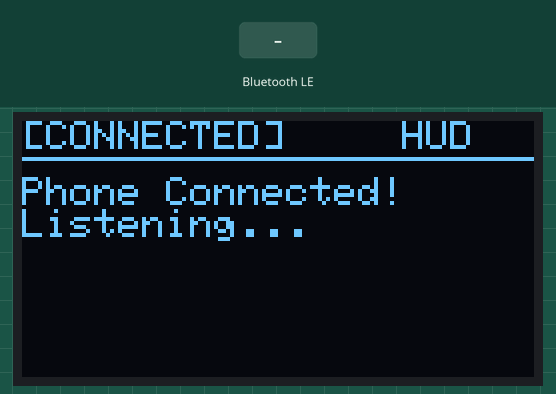
This sketch was run on a simulated ESP32. Shown: 128×64 one-colour display. The inputs (shaded band) are chosen by the test bench. Nothing arrives over Bluetooth unless stated; a phone connects over Bluetooth LE 3 s after start; what the sketch prints to the serial monitor is not drawn.

Above: at 3.7 s.
3.8 s: Bluetooth LE write "1" received
At 5.0 s:
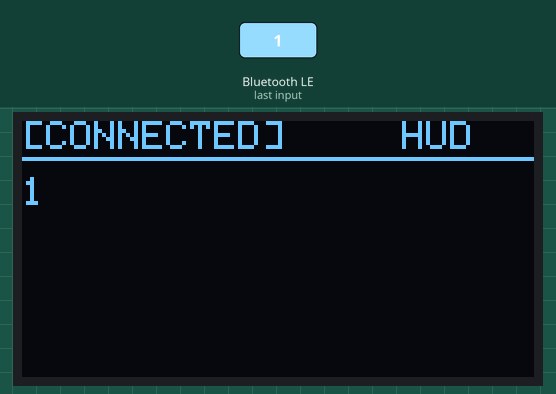
5.3 s: Bluetooth LE write "0" received
At 6.2 s:
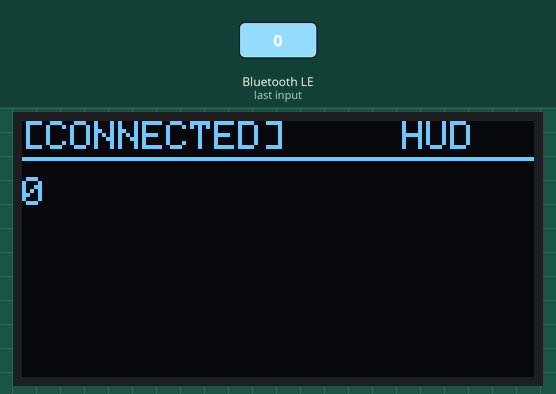
6.8 s: Bluetooth LE write "2" received
Timing chart, 0 to 9.8 s (numbered marks = the images above; inputs shaded):
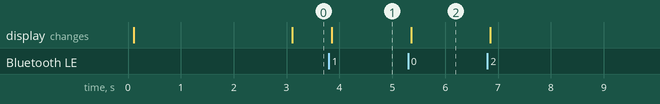

The sketch:

SmartGlasses_ESP32.ino
```cpp
/*
 * Smart Glasses / Listening Aid - ESP32 BLE + OLED Firmware
 *
 * Hardware:
 * - ESP32 Development Board (ESP32-WROOM-32 / NodeMCU ESP32)
 * - 0.96" or 0.91" I2C OLED Display (SSD1306 Driver)
 *
 * Wiring:
 * - OLED VCC -> ESP32 3.3V
 * - OLED GND -> ESP32 GND
 * - OLED SDA -> ESP32 GPIO 21
 * - OLED SCL -> ESP32 GPIO 22
 */

#include <Wire.h>
#include <Adafruit_GFX.h>
#include <Adafruit_SSD1306.h>
#include <BLEDevice.h>
#include <BLEServer.h>
#include <BLEUtils.h>
#include <BLE2902.h>

#define SCREEN_WIDTH 128
#define SCREEN_HEIGHT 64
#define OLED_RESET    -1
#define SCREEN_ADDRESS 0x3C

Adafruit_SSD1306 display(SCREEN_WIDTH, SCREEN_HEIGHT, &Wire, OLED_RESET);

// Exact BLE UUIDs matching Flutter Client
#define SERVICE_UUID        "4fafc201-1fb5-459e-8fcc-c5c9c331914b"
#define CHARACTERISTIC_UUID "beb5483e-36e1-4688-b7f5-ea07361b26a8"

BLEServer* pServer = NULL;
BLECharacteristic* pCharacteristic = NULL;
bool deviceConnected = false;
bool oldDeviceConnected = false;

String currentText = "Waiting for speech...";

void renderDisplay(const String& text, bool isConnected) {
  display.clearDisplay();

  // Header / Status bar
  display.setTextSize(1);
  display.setTextColor(SSD1306_WHITE);
  display.setCursor(0, 0);
  display.print(isConnected ? "[CONNECTED]" : "[DISCONNECTED]");
  display.setCursor(95, 0);
  display.print("HUD");
  display.drawLine(0, 9, 127, 9, SSD1306_WHITE);

  // Subtitle / Transcription Body
  display.setTextSize(1);
  display.setCursor(0, 14);
  display.println(text);

  display.display();
}

class MyServerCallbacks: public BLEServerCallbacks {
    void onConnect(BLEServer* pServer) {
      deviceConnected = true;
      Serial.println(">> Phone Connected!");
      renderDisplay("Phone Connected!\nListening...", true);
    };

    void onDisconnect(BLEServer* pServer) {
      deviceConnected = false;
      Serial.println(">> Phone Disconnected!");
      renderDisplay("Disconnected.\nWaiting for app...", false);
    }
};

class MyCallbacks: public BLECharacteristicCallbacks {
    void onWrite(BLECharacteristic *pCharacteristic) {
      std::string rxValue = pCharacteristic->getValue();

      if (rxValue.length() > 0) {
        String incoming = "";
        for (int i = 0; i < rxValue.length(); i++) {
          incoming += rxValue[i];
        }

        Serial.print("Received Speech: ");
        Serial.println(incoming);

        currentText = incoming;
        renderDisplay(currentText, true);
      }
    }
};

void setup() {
  Serial.begin(115200);
  Serial.println("Starting Smart Glasses ESP32 BLE Server...");

  // Initialize I2C and OLED
  Wire.begin(21, 22);
  if (!display.begin(SSD1306_SWITCHCAPVCC, SCREEN_ADDRESS)) {
    Serial.println(F("SSD1306 allocation failed!"));
    for (;;);
  }

  display.clearDisplay();
  display.display();
  renderDisplay("Initializing BLE...", false);

  // Initialize BLE
  BLEDevice::init("ESP32 OLED Display");
  pServer = BLEDevice::createServer();
  pServer->setCallbacks(new MyServerCallbacks());

  // Create Service
  BLEService *pService = pServer->createService(SERVICE_UUID);

  // Create Characteristic
  pCharacteristic = pService->createCharacteristic(
                      CHARACTERISTIC_UUID,
                      BLECharacteristic::PROPERTY_READ   |
                      BLECharacteristic::PROPERTY_WRITE  |
                      BLECharacteristic::PROPERTY_NOTIFY |
                      BLECharacteristic::PROPERTY_WRITE_NR
                    );

  pCharacteristic->setCallbacks(new MyCallbacks());
  pCharacteristic->addDescriptor(new BLE2902());

  // Start Service
  pService->start();

  // Start Advertising
  BLEAdvertising *pAdvertising = BLEDevice::getAdvertising();
  pAdvertising->addServiceUUID(SERVICE_UUID);
  pAdvertising->setScanResponse(true);
  pAdvertising->setMinPreferred(0x06);
  pAdvertising->setMinPreferred(0x12);
  BLEDevice::startAdvertising();

  Serial.println("BLE Device Ready. Advertising as 'ESP32 OLED Display'");
  renderDisplay("Ready to pair\nwith phone app.", false);
}

void loop() {
  // Handle BLE re-advertising on disconnect
  if (!deviceConnected && oldDeviceConnected) {
    delay(500);
    pServer->startAdvertising();
    Serial.println("Restarted BLE advertising...");
    oldDeviceConnected = deviceConnected;
  }
  if (deviceConnected && !oldDeviceConnected) {
    oldDeviceConnected = deviceConnected;
  }
  delay(20);
}
```

Measured:
- after the input at 3.8 s, the display: changes after 0.06 s (image 1)
- after the input at 5.3 s, the display: changes after 0.06 s (image 2)
